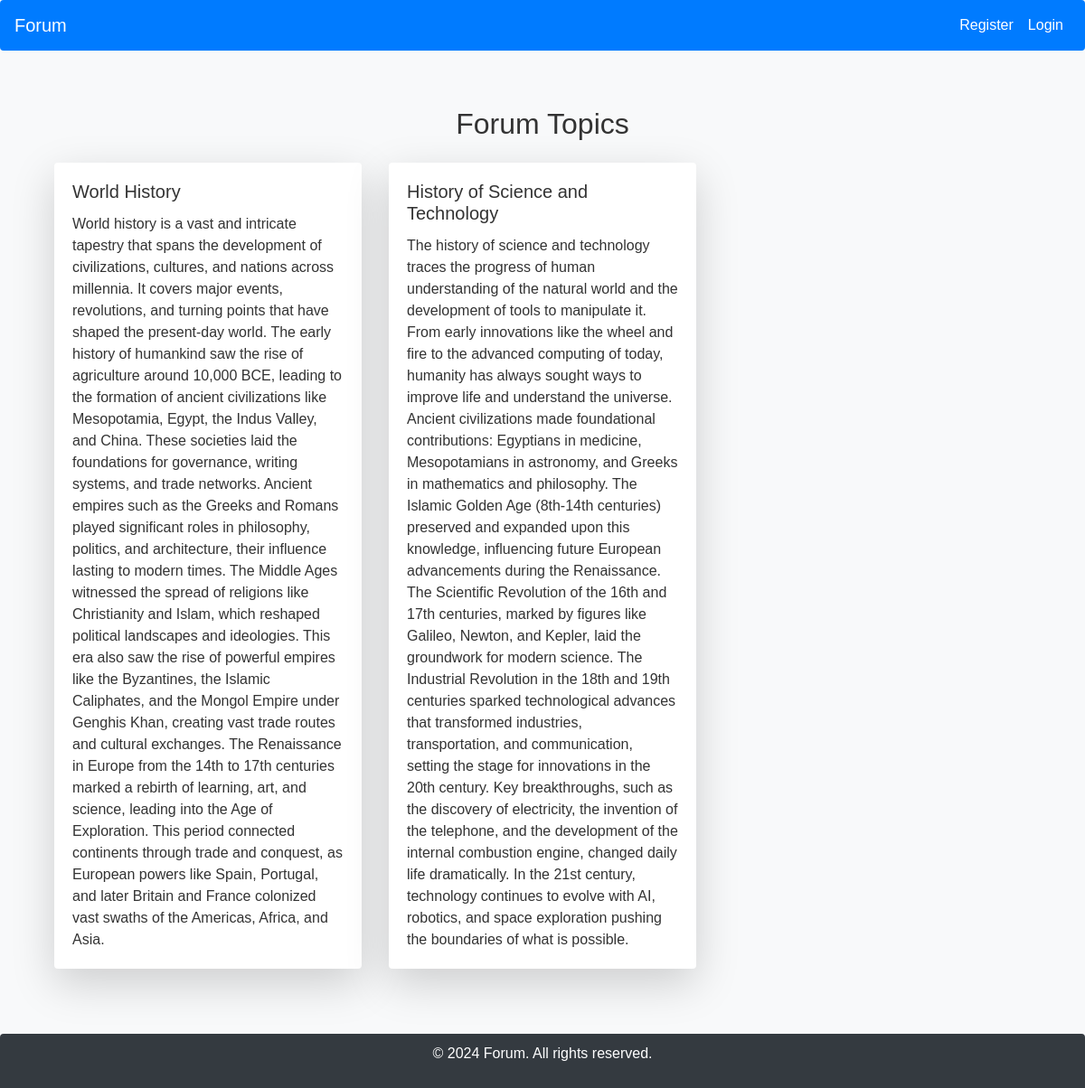
The page / on the database its author committed.
### forum/models.py (models this page shows, shortened)
class Topic(models.Model):
    title = models.CharField(max_length=200)
    description = models.TextField()
    created_at = models.DateTimeField(auto_now_add=True)
    updated_at = models.DateTimeField(auto_now=True)
    author = models.ForeignKey(User, on_delete=models.CASCADE, related_name='topics')

### forum/views.py (the view)
# urls.py: path('', views.home, name='home'),
def home(request):
    topics = Topic.objects.all()
    return render(request, 'home.html', {'topics': topics})

### forum/templates/home.html (shortened to what this page needs)
{% extends 'base.html' %}
{% block content %}
<div class="container my-5">
    <h2 class="text-center mb-4">Forum Topics</h2>
    <div class="row">
        {% for topic in topics %}
        <div class="col-md-4 mb-4">
            <div class="card shadow-lg border-0">
                <div class="card-body">
                    <h5 class="card-title">{{ topic.title }}</h5>
                    <p class="card-text">{{ topic.description }}</p>
                </div>
            </div>
        </div>
        {% endfor %}
    </div>
</div>
{% endblock %}

### forum/templates/base.html (shortened to what this page needs)
<!DOCTYPE html>
<html lang="en">
<head>
    {% load static %}
    <link rel="stylesheet" href="https://stackpath.bootstrapcdn.com/bootstrap/4.5.2/css/bootstrap.min.css">
    <link rel="stylesheet" href="https://cdnjs.cloudflare.com/ajax/libs/font-awesome/5.15.4/css/all.min.css">
</head>
<body>
    <nav class="navbar navbar-expand-lg navbar-dark fixed-top">
        <a class="navbar-brand" href="{% url 'home' %}">Forum</a>
        <div class="collapse navbar-collapse" id="navbarNav">
            <ul class="navbar-nav ml-auto">
                {% if user.is_authenticated %}
                    <li class="nav-item"><a class="nav-link" href="{% url 'create_topic' %}">Create Topic</a></li>
                    <li class="nav-item"><a class="nav-link" href="{% url 'logout' %}">Logout</a></li>
                {% else %}
                    <li class="nav-item"><a class="nav-link" href="{% url 'register' %}">Register</a></li>
                    <li class="nav-item"><a class="nav-link" href="{% url 'login' %}">Login</a></li>
                {% endif %}
            </ul>
        </div>
    </nav>
    <div class="container">
        {% block content %}
        {% endblock %}
    </div>
    <footer class="footer">
        <p>&copy; 2024 Forum. All rights reserved.</p>
    </footer>
</body>
</html>

### forum/templates/base.html (style rules this page uses)
html, body { height: 100%; margin: 0; }
body { display: flex; flex-direction: column; background: #f8f9fa; font-family: 'Arial', sans-serif; color: #333; }
.navbar { background-color: #007bff; border-radius: 0.25rem; }
.navbar-brand, .nav-link { color: #fff !important; }
.container { flex: 1; margin-top: 70px; }
.footer { background-color: #343a40; color: #fff; text-align: center; padding: 10px; position: relative; width: 100%; border-top-left-radius: 0.25rem; border-top-right-radius: 0.25rem; }

### rows shown on the page
Topic: title "World History", description "World history is a vast and intricate tapestry that spans the development of civilizations, cultures, and nations across millennia. It covers major events, revolutions, and turning points that have shaped the present-day world. The early history of humankind saw the rise of agriculture around 10,000 BCE, leading to the formation of ancient civilizations like Mesopotamia, Egypt, the Indus Valley, and China. These societies laid the foundations for governance, writing systems, and trade networks. Ancient empires such as the Greeks and Romans played significant roles in philosophy, politics, and architecture, their influence lasting to modern times. The Middle Ages witnessed the spread of…"
Topic: title "History of Science and Technology", description "The history of science and technology traces the progress of human understanding of the natural world and the development of tools to manipulate it. From early innovations like the wheel and fire to the advanced computing of today, humanity has always sought ways to improve life and understand the universe. Ancient civilizations made foundational contributions: Egyptians in medicine, Mesopotamians in astronomy, and Greeks in mathematics and philosophy. The Islamic Golden Age (8th-14th centuries) preserved and expanded upon this knowledge, influencing future European advancements during the Renaissance. The Scientific Revolution of the 16th and 17th centuries, marked by figures like Galileo,…"
